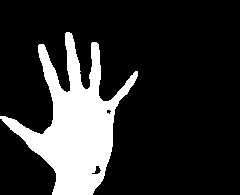
#> input picture 1_Model_Binding/Images/image4.jpg, 240 x 195 px, given in place of the camera
$ python Source_v17_BgSubstractedRealTime.py
#> lines starting #> are read from the running program, lines starting #| are printed output that depends on the picture; after the words box and inside, x2 and y2 are one past the last pixel; in counts of white or black regions, pixels touching at a corner belong together
#> in capture_frames, frame is the input picture: shape (195, 240, 3); min 0, max 255, mean 46.7
import cv2
import numpy as np


# Function to create a binary mask of the hand
def create_hand_mask(frame):
    # Convert the frame to grayscale
    gray = cv2.cvtColor(frame, cv2.COLOR_BGR2GRAY)

    # Apply a blur to the grayscale image
    blurred = cv2.GaussianBlur(gray, (7, 7), 0)
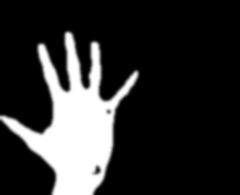
#> blurred: shape (195, 240); min 0, max 255, mean 46.7

    # Use adaptive thresholding to get a binary image
    _, thresh = cv2.threshold(blurred, 0, 255, cv2.THRESH_BINARY + cv2.THRESH_OTSU)
#> thresh: shape (195, 240); 18.4% white; 1 white region, box (x1, y1, x2, y2) and area: (0, 32, 138, 195) 8604

    # Invert the binary image
    thresh = cv2.bitwise_not(thresh)
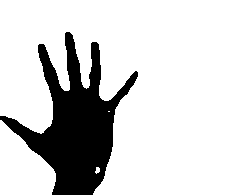
#> thresh: shape (195, 240); 81.6% white; 1 black region, box (x1, y1, x2, y2) and area: (0, 32, 138, 195) 8604

    return thresh


# Function to get the hand area in the frame
def get_hand_area(frame, hand_mask):
    # Create a mask with the same dimensions as the frame
    mask = np.zeros_like(frame)

    # Copy the hand area from the frame using the hand mask
    mask[hand_mask == 255] = frame[hand_mask == 255]

    return mask


# Main function to capture frames from webcam
def capture_frames():
    # Open webcam
    cap = cv2.VideoCapture(0)

    while True:
        ret, frame = cap.read()
        if not ret:
            break

        # Get the hand mask
        hand_mask = create_hand_mask(frame)

        # Get the hand area
        hand_area = get_hand_area(frame, hand_mask)

        # Show the hand area
        cv2.imshow('Hand Area', hand_area)

        # Press 'q' to exit
        if cv2.waitKey(1) & 0xFF == ord('q'):
#> (key q is pressed here)
            break

    # Release the capture and close all windows
    cap.release()
    cv2.destroyAllWindows()


# Call the main function to start capturing frames
capture_frames()

$ run again, on 1_Model_Binding/Images/myimage_1.png
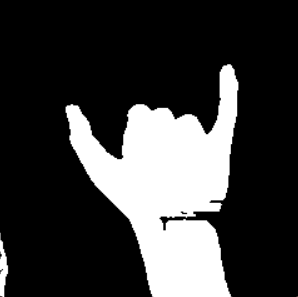
#> input picture 1_Model_Binding/Images/myimage_1.png, 298 x 297 px, given in place of the camera
#> in capture_frames, frame is the input picture: shape (297, 298, 3); mean B, G, R 59.1, 59.1, 59.1
#> in create_hand_mask, `_, thresh = cv2.threshold(blurred, 0, 255, cv2.THRESH_BINARY + cv2.THR..`:
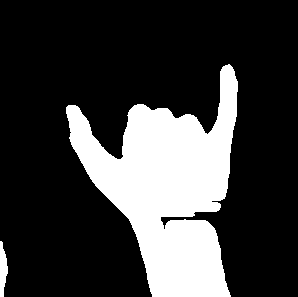
#> thresh: shape (297, 298); 23.3% white; 2 white regions, box (x1, y1, x2, y2) and area: (66, 64, 238, 297) 20292, (0, 241, 8, 297) 306
#> in get_hand_area, `mask[hand_mask == 255] = frame[hand_mask == 255]`:
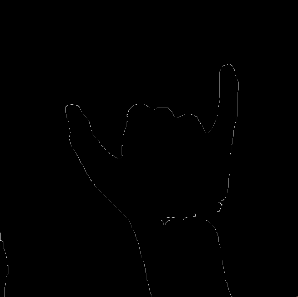
#> mask: shape (297, 298, 3); mean B, G, R 0.5, 0.5, 0.5

$ run again, on 1_Model_Binding/Images/myimage_2.png
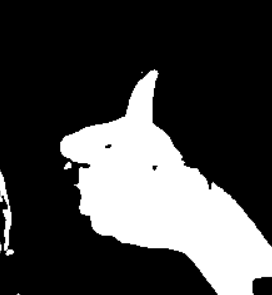
#> input picture 1_Model_Binding/Images/myimage_2.png, 272 x 295 px, given in place of the camera
#> in capture_frames, frame is the input picture: shape (295, 272, 3); mean B, G, R 67, 67, 67
#> in create_hand_mask, `_, thresh = cv2.threshold(blurred, 0, 255, cv2.THRESH_BINARY + cv2.THR..`:
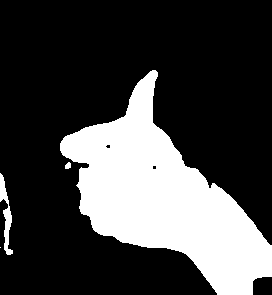
#> thresh: shape (295, 272); 26.3% white; 4 white regions (1 under 20 px), largest, box (x1, y1, x2, y2) and area: (60, 70, 272, 295) 20666, (0, 173, 13, 255) 430, (65, 162, 71, 169) 33
#> in get_hand_area, `mask[hand_mask == 255] = frame[hand_mask == 255]`:
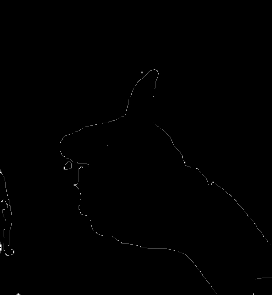
#> mask: shape (295, 272, 3); mean B, G, R 0.6, 0.6, 0.6
